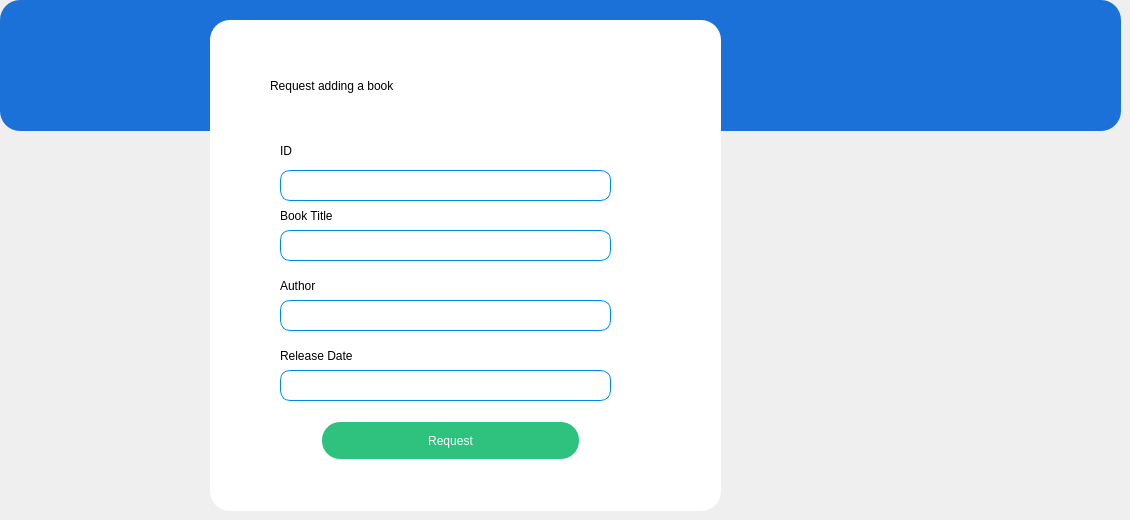
    <widget class="QWidget" name="requesttab">
     <attribute name="title">
      <string>Request</string>
     </attribute>
     <widget class="QFrame" name="frame_14">
      <property name="geometry">
       <rect>
        <x>0</x>
        <y>0</y>
        <width>1121</width>
        <height>131</height>
       </rect>
      </property>
      <property name="styleSheet">
       <string notr="true">border: 1px ;
border-radius: 20px;
background-color:rgb(28, 113, 216)</string>
      </property>
      <property name="frameShape">
       <enum>QFrame::StyledPanel</enum>
      </property>
      <property name="frameShadow">
       <enum>QFrame::Raised</enum>
      </property>
     </widget>
     <widget class="QFrame" name="frame_15">
      <property name="geometry">
       <rect>
        <x>210</x>
        <y>20</y>
        <width>511</width>
        <height>491</height>
       </rect>
      </property>
      <property name="styleSheet">
       <string notr="true">border: 1px;
border-radius: 20px;
background-color: white;</string>
      </property>
      <property name="frameShape">
       <enum>QFrame::StyledPanel</enum>
      </property>
      <property name="frameShadow">
       <enum>QFrame::Raised</enum>
      </property>
      <widget class="QLabel" name="label38">
       <property name="geometry">
        <rect>
         <x>70</x>
         <y>180</y>
         <width>91</width>
         <height>31</height>
        </rect>
       </property>
       <property name="styleSheet">
        <string notr="true">font: 75 16pt &quot;Ubuntu&quot;;</string>
       </property>
       <property name="text">
        <string>Book Title</string>
       </property>
      </widget>
      <widget class="QTextEdit" name="mr_btitlein">
       <property name="geometry">
        <rect>
         <x>70</x>
         <y>210</y>
         <width>331</width>
         <height>31</height>
        </rect>
       </property>
       <property name="styleSheet">
        <string notr="true">background-color: white;
border-style: solid;
border-width: 1px;
border-color:rgb(0, 137, 236);
border-radius: 10px;
font: 75 14pt &quot;Ubuntu Mono&quot;;

</string>
       </property>
       <property name="html">
        <string>&lt;!DOCTYPE HTML PUBLIC &quot;-//W3C//DTD HTML 4.0//EN&quot; &quot;http://www.w3.org/TR/REC-html40/strict.dtd&quot;&gt;
&lt;html&gt;&lt;head&gt;&lt;meta name=&quot;qrichtext&quot; content=&quot;1&quot; /&gt;&lt;style type=&quot;text/css&quot;&gt;
p, li { white-space: pre-wrap; }
&lt;/style&gt;&lt;/head&gt;&lt;body style=&quot; font-family:'Ubuntu Mono'; font-size:14pt; font-weight:72; font-style:normal;&quot;&gt;
&lt;p style=&quot;-qt-paragraph-type:empty; margin-top:0px; margin-bottom:0px; margin-left:0px; margin-right:0px; -qt-block-indent:0; text-indent:0px; font-family:'Ubuntu'; font-size:11pt; font-weight:400;&quot;&gt;&lt;br /&gt;&lt;/p&gt;&lt;/body&gt;&lt;/html&gt;</string>
       </property>
      </widget>
      <widget class="QLabel" name="label39">
       <property name="geometry">
        <rect>
         <x>70</x>
         <y>250</y>
         <width>91</width>
         <height>31</height>
        </rect>
       </property>
       <property name="styleSheet">
        <string notr="true">font: 75 16pt &quot;Ubuntu&quot;;</string>
       </property>
       <property name="text">
        <string>Author</string>
       </property>
      </widget>
      <widget class="QTextEdit" name="mr_authorin">
       <property name="geometry">
        <rect>
         <x>70</x>
         <y>280</y>
         <width>331</width>
         <height>31</height>
        </rect>
       </property>
       <property name="styleSheet">
        <string notr="true">background-color: white;
border-style: solid;
border-width: 1px;
border-color:rgb(0, 137, 236);
border-radius: 10px;
font: 75 14pt &quot;Ubuntu Mono&quot;;

</string>
       </property>
       <property name="html">
        <string>&lt;!DOCTYPE HTML PUBLIC &quot;-//W3C//DTD HTML 4.0//EN&quot; &quot;http://www.w3.org/TR/REC-html40/strict.dtd&quot;&gt;
&lt;html&gt;&lt;head&gt;&lt;meta name=&quot;qrichtext&quot; content=&quot;1&quot; /&gt;&lt;style type=&quot;text/css&quot;&gt;
p, li { white-space: pre-wrap; }
&lt;/style&gt;&lt;/head&gt;&lt;body style=&quot; font-family:'Ubuntu Mono'; font-size:14pt; font-weight:72; font-style:normal;&quot;&gt;
&lt;p style=&quot;-qt-paragraph-type:empty; margin-top:0px; margin-bottom:0px; margin-left:0px; margin-right:0px; -qt-block-indent:0; text-indent:0px; font-family:'Ubuntu'; font-size:11pt; font-weight:400;&quot;&gt;&lt;br /&gt;&lt;/p&gt;&lt;/body&gt;&lt;/html&gt;</string>
       </property>
      </widget>
      <widget class="QLabel" name="label40">
       <property name="geometry">
        <rect>
         <x>70</x>
         <y>320</y>
         <width>121</width>
         <height>31</height>
        </rect>
       </property>
       <property name="styleSheet">
        <string notr="true">font: 75 16pt &quot;Ubuntu&quot;;</string>
       </property>
       <property name="text">
        <string>Release Date</string>
       </property>
      </widget>
      <widget class="QTextEdit" name="mr_rdatein">
       <property name="geometry">
        <rect>
         <x>70</x>
         <y>350</y>
         <width>331</width>
         <height>31</height>
        </rect>
       </property>
       <property name="styleSheet">
        <string notr="true">background-color: white;
border-style: solid;
border-width: 1px;
border-color:rgb(0, 137, 236);
border-radius: 10px;
font: 75 14pt &quot;Ubuntu Mono&quot;;

</string>
       </property>
       <property name="html">
        <string>&lt;!DOCTYPE HTML PUBLIC &quot;-//W3C//DTD HTML 4.0//EN&quot; &quot;http://www.w3.org/TR/REC-html40/strict.dtd&quot;&gt;
&lt;html&gt;&lt;head&gt;&lt;meta name=&quot;qrichtext&quot; content=&quot;1&quot; /&gt;&lt;style type=&quot;text/css&quot;&gt;
p, li { white-space: pre-wrap; }
&lt;/style&gt;&lt;/head&gt;&lt;body style=&quot; font-family:'Ubuntu Mono'; font-size:14pt; font-weight:72; font-style:normal;&quot;&gt;
&lt;p style=&quot;-qt-paragraph-type:empty; margin-top:0px; margin-bottom:0px; margin-left:0px; margin-right:0px; -qt-block-indent:0; text-indent:0px; font-family:'Ubuntu'; font-size:11pt; font-weight:400;&quot;&gt;&lt;br /&gt;&lt;/p&gt;&lt;/body&gt;&lt;/html&gt;</string>
       </property>
      </widget>
      <widget class="QPushButton" name="mr_reqbtn">
       <property name="geometry">
        <rect>
         <x>110</x>
         <y>400</y>
         <width>261</width>
         <height>41</height>
        </rect>
       </property>
       <property name="styleSheet">
        <string notr="true">
QPushButton {
	background-color: rgb(46, 194, 126);
    border: 2px solid white;
    border-radius: 20px;
    border-style: outset;
    padding: 5px;
    transition: all .5s ease;
    color: white;
    font-family:'Montserrat', sans-serif;
    text-transform: uppercase;
    text-align: center;
    line-height: 1;
    font-size: 12px;
    padding: 10px;
    outline: none;
    
    
}
QPushButton:hover {
    color:rgb(0, 137, 236);;
    background-color: white;;
}
</string>
       </property>
       <property name="text">
        <string>Request</string>
       </property>
       <property name="icon">
        <iconset>
         <normaloff>Icons/interview.png</normaloff>Icons/interview.png</iconset>
       </property>
       <property name="iconSize">
        <size>
         <width>30</width>
         <height>30</height>
        </size>
       </property>
      </widget>
      <widget class="QTextEdit" name="mr_idin">
       <property name="geometry">
        <rect>
         <x>70</x>
         <y>150</y>
         <width>331</width>
         <height>31</height>
        </rect>
       </property>
       <property name="styleSheet">
        <string notr="true">background-color: white;
border-style: solid;
border-width: 1px;
border-color:rgb(0, 137, 236);
border-radius: 10px;
font: 75 14pt &quot;Ubuntu Mono&quot;;

</string>
       </property>
       <property name="html">
        <string>&lt;!DOCTYPE HTML PUBLIC &quot;-//W3C//DTD HTML 4.0//EN&quot; &quot;http://www.w3.org/TR/REC-html40/strict.dtd&quot;&gt;
&lt;html&gt;&lt;head&gt;&lt;meta name=&quot;qrichtext&quot; content=&quot;1&quot; /&gt;&lt;style type=&quot;text/css&quot;&gt;
p, li { white-space: pre-wrap; }
&lt;/style&gt;&lt;/head&gt;&lt;body style=&quot; font-family:'Ubuntu Mono'; font-size:14pt; font-weight:72; font-style:normal;&quot;&gt;
&lt;p style=&quot;-qt-paragraph-type:empty; margin-top:0px; margin-bottom:0px; margin-left:0px; margin-right:0px; -qt-block-indent:0; text-indent:0px; font-family:'Ubuntu'; font-size:11pt; font-weight:400;&quot;&gt;&lt;br /&gt;&lt;/p&gt;&lt;/body&gt;&lt;/html&gt;</string>
       </property>
      </widget>
      <widget class="QLabel" name="label37">
       <property name="geometry">
        <rect>
         <x>70</x>
         <y>120</y>
         <width>41</width>
         <height>21</height>
        </rect>
       </property>
       <property name="styleSheet">
        <string notr="true">font: 75 16pt &quot;Ubuntu&quot;;</string>
       </property>
       <property name="text">
        <string>ID</string>
       </property>
      </widget>
      <widget class="QLabel" name="label36">
       <property name="geometry">
        <rect>
         <x>60</x>
         <y>30</y>
         <width>371</width>
         <height>71</height>
        </rect>
       </property>
       <property name="styleSheet">
        <string notr="true">font: 25pt &quot;Ubuntu Mono&quot;;
color:black;
background-color: rgba(28, 113, 216, 0)</string>
       </property>
       <property name="text">
        <string>Request adding a book</string>
       </property>
      </widget>
     </widget>
    </widget>
